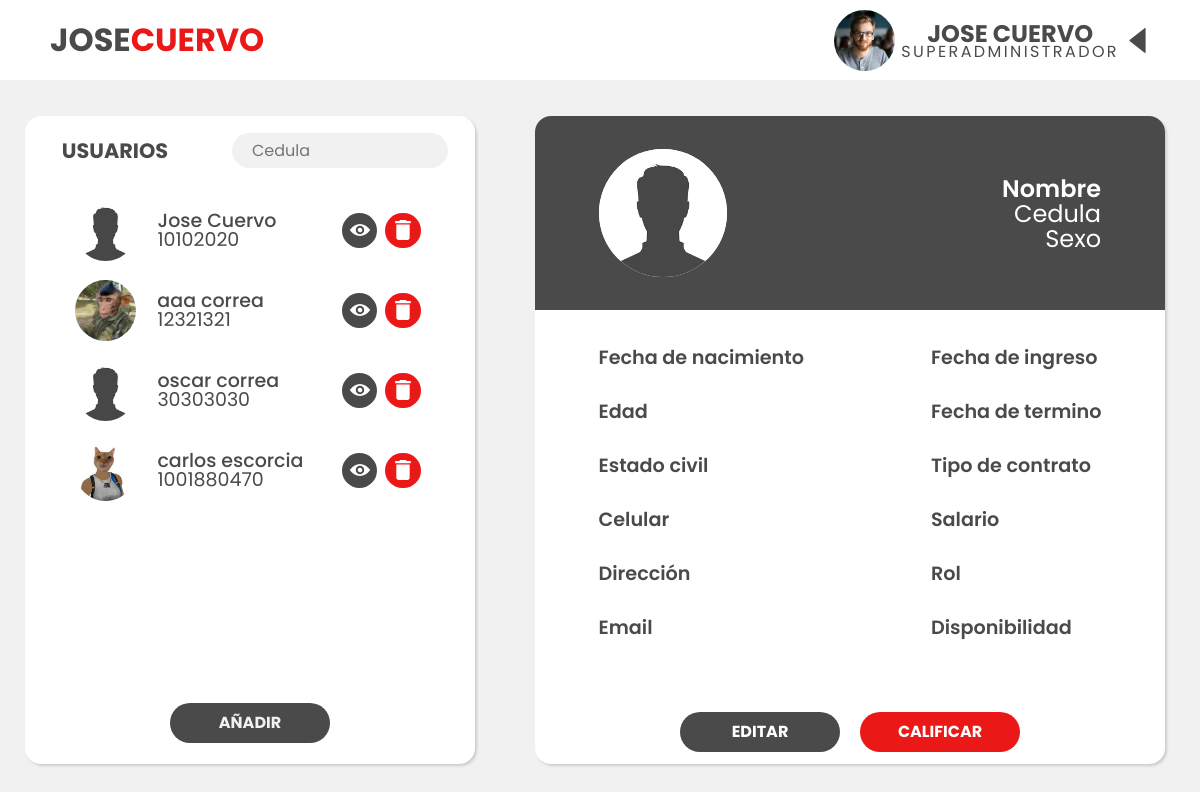
Page /dashboard (signed in) on the committed database.
### tables this page shows
CREATE TABLE usuario (CC INTEGER NOT NULL, nombre VARCHAR, apellido VARCHAR, edad INTEGER, sexo CHAR NOT NULL, fecha_nacimiento DATE, estado_civil VARCHAR, celular INTEGER, direccion VARCHAR, email VARCHAR, fecha_ingreso DATE, fecha_termino DATE, tipo_contrato VARCHAR, salario INTEGER, rol INTEGER, disponibilidad BOOLEAN, foto VARCHAR, contraseña VARCHAR, primera_vez BOOLEAN, registrador VARCHAR, FOREIGN KEY (rol) REFERENCES rol (ID), PRIMARY KEY (CC));

### app.py (the view)
@app.route('/dashboard', methods=["GET","POST"])
def dashboard():
    if "usuario" in session:
        rol = roles[session["rol"]]
        target = "USUARIOS"
        if session["rol"] == 2:
            target = "EMPLEADOS"
        if request.method == "GET":
            if session["rol"] != 3:
                nombres = session["nombre"] + " " + session["apellido"]
                nombres = nombres.upper()
                imagen = "imgs/default.png"
                try:
                    with sqlite3.connect('joseCuervoDB.db') as con:
                        con.row_factory = sqlite3.Row
                        cur = con.cursor()
                        if session["rol"] == 2:
                            cur.execute("SELECT CC,nombre,foto,apellido FROM usuario WHERE CC != ? AND rol = ?",[session["usuario"],3])
                        else:
                            cur.execute("SELECT CC,nombre,foto,apellido FROM usuario WHERE CC != ?",[session["usuario"]])
                        row = cur.fetchall()
                except Error  as er:
                    print('SQLite error: %s' % (' '.join(er.args)))
                return render_template("dashboard.html",nombre=nombres, rol=rol,target=target, row = row,Unombre="Nombre",cedula="Cedula",sexo="Sexo",imagen=imagen)
            else:
                return redirect("/empleado")
        if request.method == "POST":
            return render_template("dashboard.html",nombre=session["nombre"], rol=rol)
    else:
        return redirect("/")

### templates/dashboard.html (shortened to what this page needs)
{% extends "layout.html" %}
{% block head %}
<link rel="stylesheet" href="{{ url_for('static', filename='styles/vistaAdmin.css') }}">
{% endblock %}
{% block content %}
<main>
    <div class="tabla-usuarios">
        <div class="tabla-usuarios-top">
            <label>{{ target }}</label>
            <div class="search">
                <input type="text" name="" onkeyup="buscar()" id="search-box" placeholder="Cedula">
            </div>
        </div>
        <ul id="tabla">
            {% for r in row %}
            <li>
                <div class="user">
                    <img src='{{ url_for("static", filename=r[2])}}' alt="" class="foto-perfil">
                    <div class="user__info">
                        <p id="Tnombre">{{r["nombre"]}} {{r["apellido"]}}</p>
                        <p>{{r["CC"]}}</p>
                    </div>
                    <div class="buttons">
                        <a class="view" href="{{url_for('buscar',cedula=r['CC'])}}">
                            <img src="{{ url_for('static', filename='imgs/eye.svg') }}" alt="">
                        </a>
                        <a class="delete">
                            <img src="{{ url_for('static', filename='imgs/delete.svg') }}" alt="">
                        </a>
                    </div>
                </div>
            </li>
            {% endfor %}
        </ul>
        <div class="tabla-usuario-boton">
            <a class="button" href="/registro">AÑADIR</a>
        </div>
    </div>
    <div class="info-usuarios">
        <div class="top-info">
            <img src="{{ url_for('static', filename=imagen) }}" alt="">
            <div class="usuario-info-ocupacion">
                <p class="nombre">{{Unombre}}</p>
                <p class="cedula">{{cedula}}</p>
                <p class="ocupacion">{{sexo}}</p>
            </div>
        </div>
        <div class="formulario">
            <div class="izq">
                <div>
                    <p class="titulo">Fecha de nacimiento</p>
                    <p>{{nacimiento}}</p>
                </div>
                <div>
                    <p class="titulo">Edad</p>
                    <p>{{edad}}</p>
                </div>
                <div>
                    <p class="titulo">Estado civil</p>
                    <p>{{estado}}</p>
                </div>
                <div>
                    <p class="titulo">Celular</p>
                    <p>{{celular}}</p>
                </div>
                <div>
                    <p class="titulo">Dirección</p>
                    <p>{{direccion}}</p>
                </div>
                <div>
                    <p class="titulo">Email</p>
                    <p>{{email}}</p>
                </div>
            </div>
            <div class="der">
                <div>
                    <p class="titulo">Fecha de ingreso</p>
                    <p>{{ingreso}}</p>
                </div>
                <div>
                    <p class="titulo">Fecha de termino</p>
                    <p>{{termino}}</p>
                </div>
                <div>
                    <p class="titulo">Tipo de contrato</p>
                    <p>{{tipo}}</p>
                </div>
                <div>
                    <p class="titulo">Salario</p>
                    <p>{{salario}}</p>
                </div>
                <div>
                    <p class="titulo">Rol</p>
                    <p>{{Rol}}</p>
                </div>
                <div>
                    <p class="titulo">Disponibilidad</p>
                    <p>{{disponible}}</p>
                </div>
            </div>
        </div>
        <div class="info-usuarios-buttons">
            <a id="editar"  href="" class="button" >
                <p>EDITAR</p>
            </a>
            <a id="calificar" href="" class="button">
                <p>CALIFICAR</p>
            </a>
        </div>
    </div>
</main>
{% endblock %}

### templates/layout.html (shortened to what this page needs)
<!DOCTYPE html>
<html lang="en">
<head>
    <link rel="stylesheet" href="{{ url_for('static', filename='styles/normalize.css') }}">
    <link rel="stylesheet" href="{{ url_for('static', filename='styles/layout.css') }}">
    {% block head %}
    {% endblock %}
</head>
<body>
    <nav class="top">
        <div class="navegacion">
            <label id="logo">JOSE<span>CUERVO</span></label>
            <div class="menu">
                <div class="cuenta">
                    <img src="{{ url_for('static', filename='imgs/img.jpg') }}" alt="foto" id="perfil">
                    <div>
                        <label id="nombre">{{nombre}}</label>
                        <label id="rol">{{rol}}</label>
                    </div>
                    <img src="{{ url_for('static', filename='imgs/downtriangle.svg') }}" alt="icono" id="iconT">
                </div>
            </div>
        </div>
    </nav>
    {% block content %}
    {% endblock %}
</body>
</html>

### static/styles/layout.css (style rules this page uses)
body { background-color: var(--background-color); }
.top { height: 80px; width: 100%; background-color: var(--white); }
.navegacion { display: flex; justify-content: space-between; padding: 0 50px; align-items: center; height: 100%; }
#logo { font-size: 2rem; font-weight: 700; }
#logo span { font-size: 2rem; font-weight: 700; color: var(--main-color); }
.cuenta { display: flex; height: 100%; align-items: center; }
.cuenta div { display: flex; flex-direction: column; justify-content: center; height: 100%; }
#iconT { height: 25px; width: 25px; transform: rotate(90deg); transition: .4s; margin-left: 6px; }
#perfil { height: 61px; width: 61px; border-radius: 50%; object-fit: cover; margin-right: 6px; }
#nombre { font-size: 1.5rem; font-weight: 700; text-align: center; }
#rol { font-size: 1rem; text-align: center; margin-top:-0.7rem; letter-spacing: 0.15rem; }
.menu { position: relative; height: 100%; }

### static/styles/vistaAdmin.css (style rules this page uses)
main { width: 100vw; min-height: calc(100vh - 80px); display: grid; grid-template-columns: minmax(500px, 2fr) minmax(700px, 3fr); align-items: center; }
.tabla-usuarios, .info-usuarios { background-color: white; border-radius: 1rem; width: 90%; margin: auto; height: 90%; box-shadow: rgba(0, 0, 0, 0.15) 1.95px 1.95px 2.6px; }
.tabla-usuarios { display: flex; flex-direction: column; align-items: center; }
.tabla-usuarios-top { width: 100%; display: flex; align-items: center; height: 70px; }
.tabla-usuarios-top label { font-size: 1.3rem; font-weight: 700; text-align: center; width: 40%; }
.search { display: flex; justify-content: center; width: 60%; }
.search input[type=text] { border: 0; background-color: var(--background-color); border-radius: 1.25rem; width: 80%; height: 2.2rem; padding: 0.75rem 1.25rem; }
ul { list-style-type: none; width: 97%; height: 80%; display: flex; flex-direction: column; align-items: center; overflow-y: scroll; }
li { width: 80%; height: 4.2rem; margin-top: 0.8rem; }
.view, .delete { display: flex; width: 2.2rem; height: 2.2rem; border: 0; margin: 0 4px; border-radius: 50%; justify-content: center; align-items: center; }
.view { background-color: var(--secondary-color); }
.delete { background-color: var(--main-color); }
.delete img, .view img { object-fit: cover; height: 20px; width: 20px; }
.foto-perfil { height: 61px; width: 61px; border-radius: 50%; object-fit: cover; margin-right: 6px; }
.user { width: 100%; height: 98%; display: flex; align-items: center; justify-content: space-evenly; }
.user__info { display: flex; justify-content: center; flex-direction: column; width: 70%; height: 98%; font-size: 0.85em; }
.user__info p { font-size: 1.4em; font-weight: 500; padding-left: 15px; }
.user__info p + p { font-size: 1.4em; font-weight: 400; margin-top: -10px; }
.buttons { max-width: 100px; display: flex; }
.tabla-usuario-boton { display: flex; width: 100%; height: calc(20% - 70px); justify-content: center; align-items: center; margin-bottom: 12px; }
.info-usuarios-buttons p { color: white; }
.button { border: 0; border-radius: 25px; height: 2.5rem; width: 10rem; color: var(--background-color); background-color: var(--secondary-color); font-weight: bold; align-items: center; }
.top-info { display: flex; background: var(--secondary-color); border-radius: 1rem 1rem 0 0; width: 100%; height: 30%; align-items: center; justify-content: space-between; padding: 0 4rem; }
.top-info img { background: white; height: 8rem; width: 8rem; border-radius: 50%; object-fit: cover; }
.top-info p { text-align: right; color: white; }
.nombre { font-size: 1.5rem; font-weight: 600; }
.cedula { font-size: 1.5rem; margin-top: -10px; }
.ocupacion { font-size: 1.5rem; font-weight: 400; margin-top: -10px; }
.titulo { color: var(--secondary-color); font-weight: 600; font-size: 1.2rem; }
.izq p,.der p { height: 2rem; }
.izq p + p,.der p + p { margin-top: -10px; }
.formulario { height: 60%; display: flex; justify-content: space-around; align-items: center; }
.info-usuarios-buttons { height: 10%; display: flex; justify-content: center; align-items: center; }
#calificar { background: var(--main-color); margin-left: 20px; }
a { display: flex; align-items: center; justify-content: center; text-decoration: none; }

### rows in the picture
usuario: foto (placeholder picture), nombre "Jose", apellido "Cuervo", CC "10102020"
usuario: foto (picture), nombre "aaa", apellido "correa", CC "12321321"
usuario: foto (placeholder picture), nombre "oscar", apellido "correa", CC "30303030"
usuario: foto (picture), nombre "carlos", apellido "escorcia", CC "1001880470"

### other values in the picture
{{ nombre }} "JOSE CUERVO"
{{ rol }} "SUPERADMINISTRADOR"
{{ target }} "USUARIOS"
{{ Unombre }} "Nombre"
{{ cedula }} "Cedula"
{{ sexo }} "Sexo"
